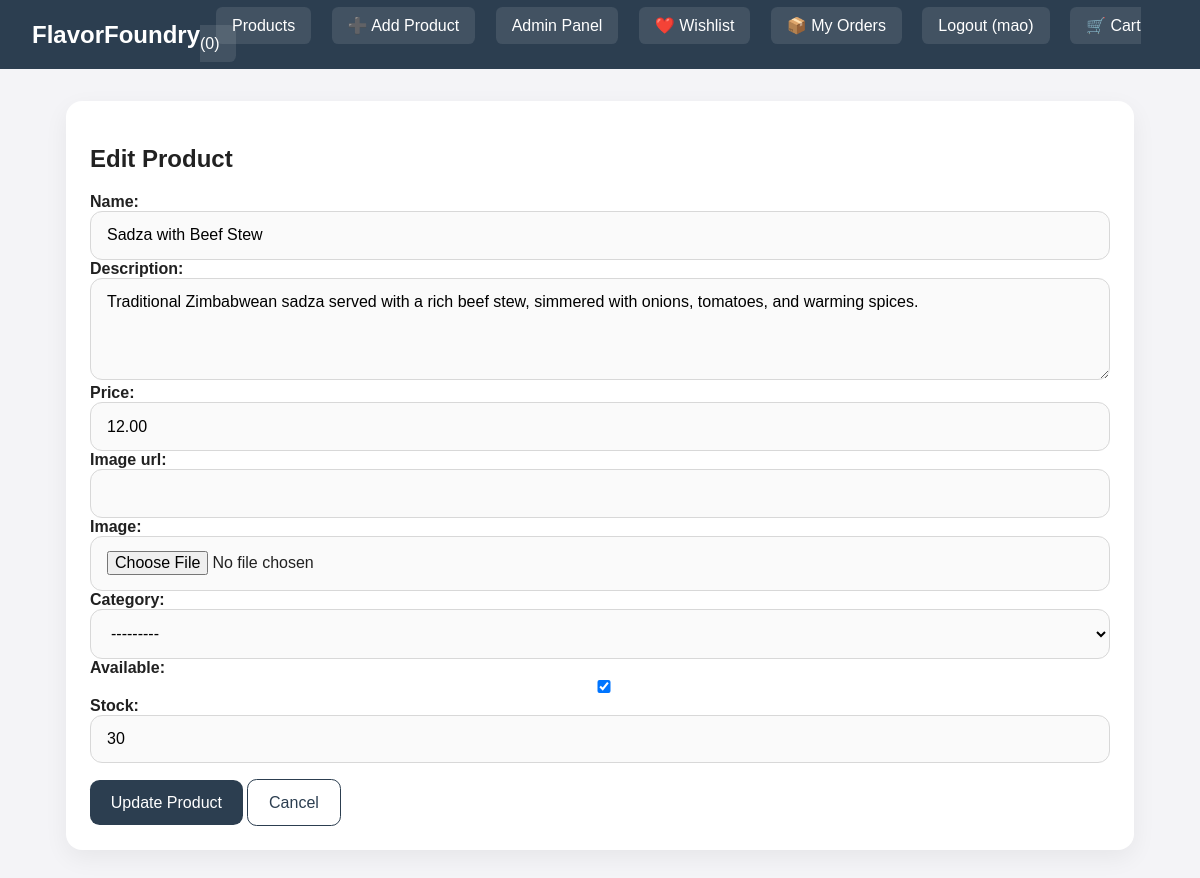
The app's page /edit/10/ (signed in) with its own data.
### recipes/models.py (models this page shows, shortened)
class Product(models.Model):
    name = models.CharField(max_length=120)
    description = models.TextField(blank=True)
    price = models.DecimalField(max_digits=8, decimal_places=2, validators=[MinValueValidator(0)])
    image_url = models.URLField(blank=True)
    image = models.ImageField(upload_to='products/', null=True, blank=True)
    category = models.ForeignKey(Category, on_delete=models.SET_NULL, null=True, blank=True, related_name='products')
    available = models.BooleanField(default=True)
    stock = models.PositiveIntegerField(default=0)
    created_at = models.DateTimeField(auto_now_add=True)
    updated_at = models.DateTimeField(auto_now=True)
    class Meta:
        ordering = ['-created_at']

### recipes/views.py (the view)
# urls.py: path('edit/<int:id>/', views.edit_product, name='edit_product'),
@login_required(login_url='login')
def edit_product(request, id):
    product = get_object_or_404(Product, id=id)
    if not request.user.is_staff:
        messages.error(request, 'You do not have permission to edit products.')
        return redirect('product_detail', id=id)
    if request.method == 'POST':
        form = ProductForm(request.POST, request.FILES, instance=product)
        if form.is_valid():
            form.save()
            messages.success(request, f'Product "{product.name}" updated successfully!')
            return redirect('product_detail', id=product.id)
        else:
            for field, errors in form.errors.items():
                for error in errors:
                    messages.error(request, f'{field}: {error}')
    else:
        form = ProductForm(instance=product)
    return render(request, 'edit_recipe.html', {
        'form': form,
        'product': product,
        'title': 'Edit Product',
        'cart_count': _cart_item_count(request),
    })

### recipes/forms.py
class ProductForm(forms.ModelForm):
    class Meta:
        model = Product
        fields = ['name', 'description', 'price', 'image_url', 'image', 'category', 'available', 'stock']
        widgets = {
            'description': forms.Textarea(attrs={'rows': 4}),
        }

### recipes/models.py (called while the page is built)
    def __str__(self):
        return self.name

### recipes/views.py (called while the page is built)
def _get_cart(request):
    return request.session.setdefault('cart', {})

def _cart_item_count(request):
    return sum(_get_cart(request).values())

### templates/edit_recipe.html (shortened to what this page needs)
{% extends 'base.html' %}
{% block content %}
    <section class="form-page">
        <h1>{{ title|default:'Edit Product' }}</h1>
        <form method="POST" class="product-form" enctype="multipart/form-data">
            <div class="form-container">
                {% for field in form %}
                    <div class="form-group">
                        {{ field.label_tag }}
                        {{ field }}
                    </div>
                {% endfor %}
            </div>
            <div class="form-actions">
                <button type="submit" class="button">Update Product</button>
                <a href="{% url 'product_detail' id=product.id %}" class="button outline">Cancel</a>
            </div>
        </form>
    </section>
{% endblock %}

### templates/base.html (shortened to what this page needs)
<!DOCTYPE html>
<html lang="en">
<head>
    {% load static %}
    <link rel="stylesheet" href="{% static 'style.css' %}">
</head>
<body>
    <header class="site-header">
        <div class="brand">
            <a href="{% url 'home' %}">FlavorFoundry</a>
        </div>
        <nav class="main-nav">
            <a href="{% url 'home' %}">Products</a>
            {% if user.is_staff %}
                <a href="{% url 'add_product' %}">➕ Add Product</a>
                <a href="/admin/">Admin Panel</a>
            {% endif %}
            {% if user.is_authenticated %}
                <a href="{% url 'wishlist' %}">❤️ Wishlist</a>
                <a href="{% url 'user_orders' %}">📦 My Orders</a>
                <a href="{% url 'logout' %}">Logout ({{ user.username }})</a>
            {% else %}
                <a href="{% url 'login' %}">Login</a>
                <a href="{% url 'register' %}">Register</a>
            {% endif %}
            <a href="{% url 'cart_detail' %}">🛒 Cart ({{ cart_count|default:0 }})</a>
        </nav>
    </header>
    <main class="page-container">
        {% block content %}{% endblock %}
    </main>
</body>
</html>

### static/style.css (style rules this page uses)
* { box-sizing: border-box; }
body { margin: 0; font-family: Arial, sans-serif; background: #f4f4f7; color: #212121; }
.site-header { display: flex; justify-content: space-between; align-items: center; background: #2c3e50; color: white; padding: 1rem 2rem; }
.site-header a { color: white; text-decoration: none; }
.brand a { font-size: 1.5rem; font-weight: bold; }
.main-nav a { margin-left: 1rem; padding: 0.6rem 1rem; border-radius: 0.4rem; background: rgba(255, 255, 255, 0.1); }
.page-container { max-width: 1100px; margin: 2rem auto; padding: 0 1rem; }
.product-card, .product-detail, .form-page, .confirm-page, .checkout-summary, .order-summary { background: white; border-radius: 1rem; padding: 1.5rem; box-shadow: 0 8px 24px rgba(0, 0, 0, 0.06); }
.button, .button.outline { display: inline-block; border: none; border-radius: 0.6rem; padding: 0.85rem 1.3rem; text-decoration: none; color: white; background: #2c3e50; cursor: pointer; transition: background 0.2s ease; }
.button.outline { background: transparent; border: 1px solid #2c3e50; color: #2c3e50; }
button, input, textarea, select { font: inherit; }
.product-form { display: grid; gap: 1rem; }
.product-form label { font-weight: 600; }
.product-form input, .product-form textarea, .product-form select { width: 100%; padding: 0.9rem 1rem; border: 1px solid #d8d8d8; border-radius: 0.75rem; background: #fafafa; }

### records on screen
Product: form "Sadza with Beef Stew" "Traditional Zimbabwean sadza served with a rich beef stew, simmered with onions, tomatoes, and warming spices." "12.00" "---------" "☑" "30"

### other values on screen
{{ user.username }} "mao"
{{ cart_count|default:0 }} "0"
{{ title|default:'Edit Product' }} "Edit Product"
{{ field.label_tag }} "Name:" "Description:" "Price:" "Image url:" "Image:" "Category:" "Available:" "Stock:"
